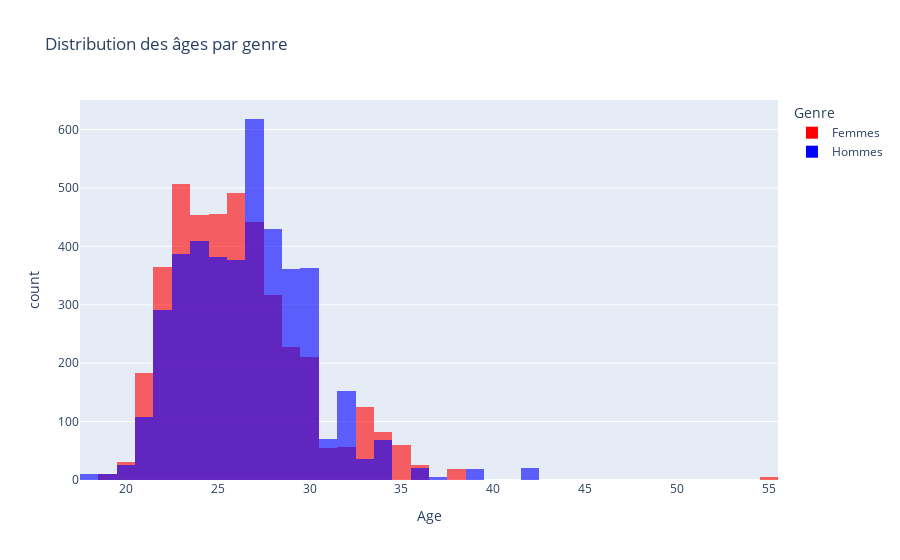

Source (notebook cell):
### Markdown cell above
Répartition des ages

### Code cell
fig = px.histogram(df_tinder, x='age', color='gender',
                   color_discrete_map={'Hommes': 'blue', 'Femmes': 'red'},
                   title='Distribution des âges par genre',
                   labels={'age': 'Age', 'gender': 'Genre'},
                   barmode='overlay', opacity=0.6)
fig.show()

### Figure 1 — Plotly figure (JSON) as saved in the notebook; plotly's stock layout.template omitted (floating-point values rounded to 4 significant figures; data arrays with more than 128 entries replaced by an {"elided": "..."} marker saying what was removed)
{"data": [{"bingroup": "x", "hovertemplate": "Genre=Femmes<br>Age=%{x}<br>count=%{y}<extra></extra>", "legendgroup": "Femmes", "marker": {"color": "red", "opacity": 0.6, "pattern": {"shape": ""}}, "name": "Femmes", "orientation": "v", "showlegend": true, "type": "histogram", "x": {"elided": "4184 float values"}, "xaxis": "x", "yaxis": "y"}, {"bingroup": "x", "hovertemplate": "Genre=Hommes<br>Age=%{x}<br>count=%{y}<extra></extra>", "legendgroup": "Hommes", "marker": {"color": "blue", "opacity": 0.6, "pattern": {"shape": ""}}, "name": "Hommes", "orientation": "v", "showlegend": true, "type": "histogram", "x": {"elided": "4194 float values"}, "xaxis": "x", "yaxis": "y"}], "layout": {"barmode": "overlay", "legend": {"title": {"text": "Genre"}, "tracegroupgap": 0}, "title": {"text": "Distribution des âges par genre"}, "xaxis": {"anchor": "y", "domain": [0, 1], "title": {"text": "Age"}}, "yaxis": {"anchor": "x", "domain": [0, 1], "title": {"text": "count"}}}}
